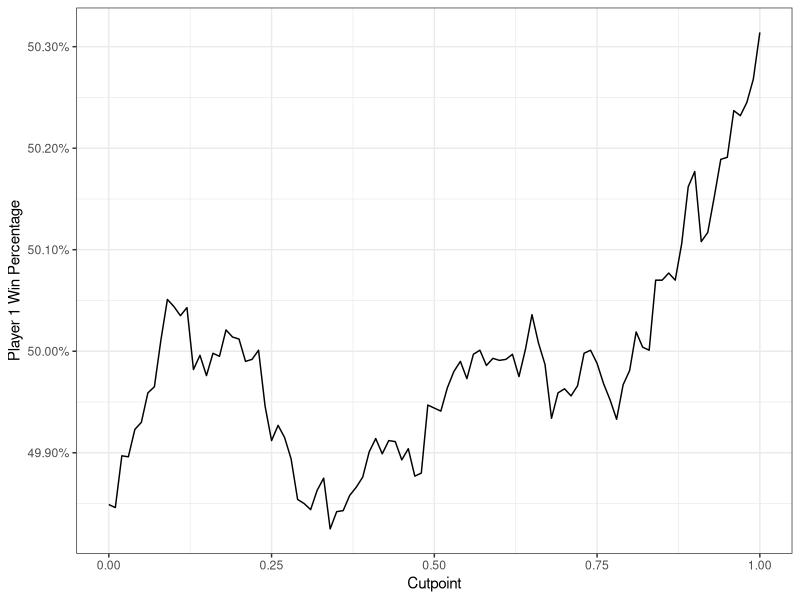
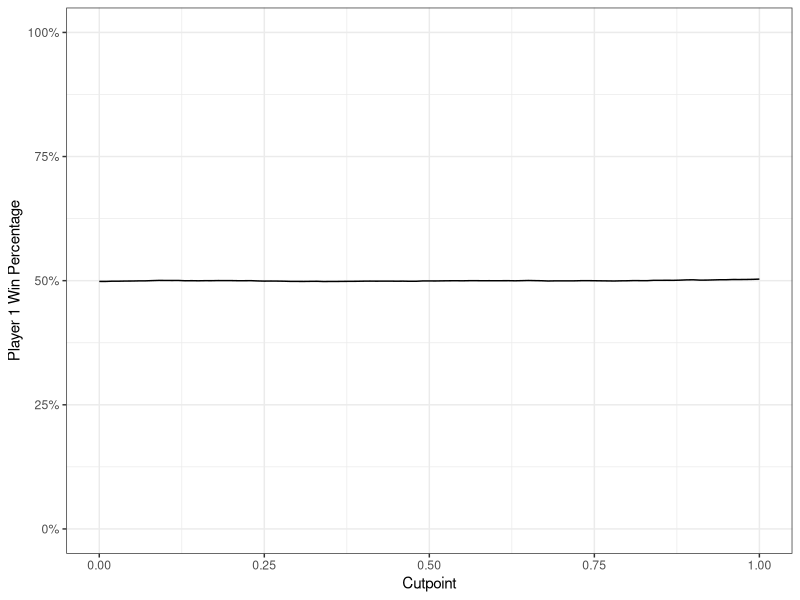
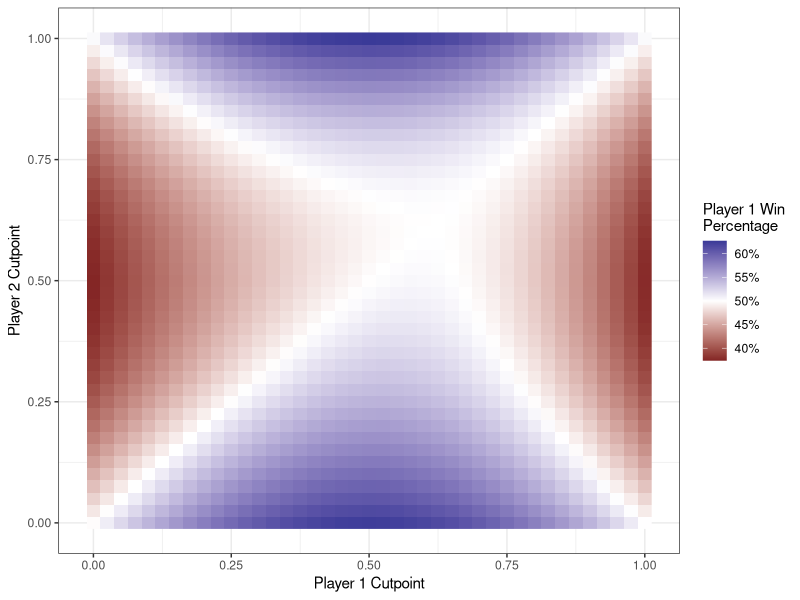

Recreate these plots in R, in order.
## ---- chunk 1
knitr::opts_chunk$set(cache = TRUE)
options(digits = 2)
## ---- chunk 2
require(dplyr)
require(magrittr)
require(ggplot2)

set.seed(938747)

# number of rounds to play
n_draw <- 100000
## ---- chunk 3
p1 <- cbind(runif(n_draw), runif(n_draw))
p2 <- cbind(runif(n_draw), runif(n_draw))

head(p1)
head(p2)
## ---- chunk 4
sum(p1[,1] > p2[,1]) / n_draw
## ---- chunk 5
sum(p1[,2] > p2[,2]) / n_draw
## ---- chunk 6
cutoff <- function(draw, cutpoint = .5){
  ifelse(draw[, 1] < cutpoint, draw[, 2], draw[, 1])
}

sum(cutoff(p1) > cutoff(p2)) / n_draw
## ---- chunk 7
system.time({
  cutpoints <- seq(0, 1, by = .01)
  results <- lapply(cutpoints,
                    function(cutpoint) sum(cutoff(p1, cutpoint = cutpoint) >
                                             cutoff(p2, cutpoint = cutpoint))) %>%
    unlist
})

results_full <- data_frame(cutpoint = cutpoints,
                      win = results,
                      win_prop = win / n_draw)
## ---- chunk 8
results_plot <- ggplot(results_full, aes(cutpoint, win_prop)) +
  geom_line() +
  scale_y_continuous(labels = scales::percent) +
  labs(x = "Cutpoint",
       y = "Player 1 Win Percentage") +
  theme_bw()
results_plot
## ---- chunk 9
results_plot +
  scale_y_continuous(labels = scales::percent, limits = c(0, 1))
## ---- chunk 10
cutoff_2 <- function(p1, p2, cut1 = .5, cut2 = .5){
  sum(cutoff(p1, cutpoint = cut1) > cutoff(p2, cutpoint = cut2))
}

# data frame of all combinations of cutpoints
system.time({
  cut_lite <- seq(0, 1, by = .025)
  cut_combo <- expand.grid(cut_lite, cut_lite) %>%
  tbl_df %>%
  rename(cut1 = Var1, cut2 = Var2) %>%
  mutate(p1_win = apply(., 1, FUN = function(x) cutoff_2(p1, p2, cut1 = x[1], cut2 = x[2])),
         p1_prop = p1_win / n_draw)
})
## ---- chunk 11
ggplot(cut_combo, aes(cut1, cut2, fill = p1_prop)) +
  geom_raster() +
  scale_fill_gradient2(midpoint = .5, labels = scales::percent) +
  labs(x = "Player 1 Cutpoint",
       y = "Player 2 Cutpoint",
       fill = "Player 1 Win\nPercentage") +
  theme_bw()
## ---- chunk 12
cut_combo %>%
  arrange(abs(p1_prop - .5))
